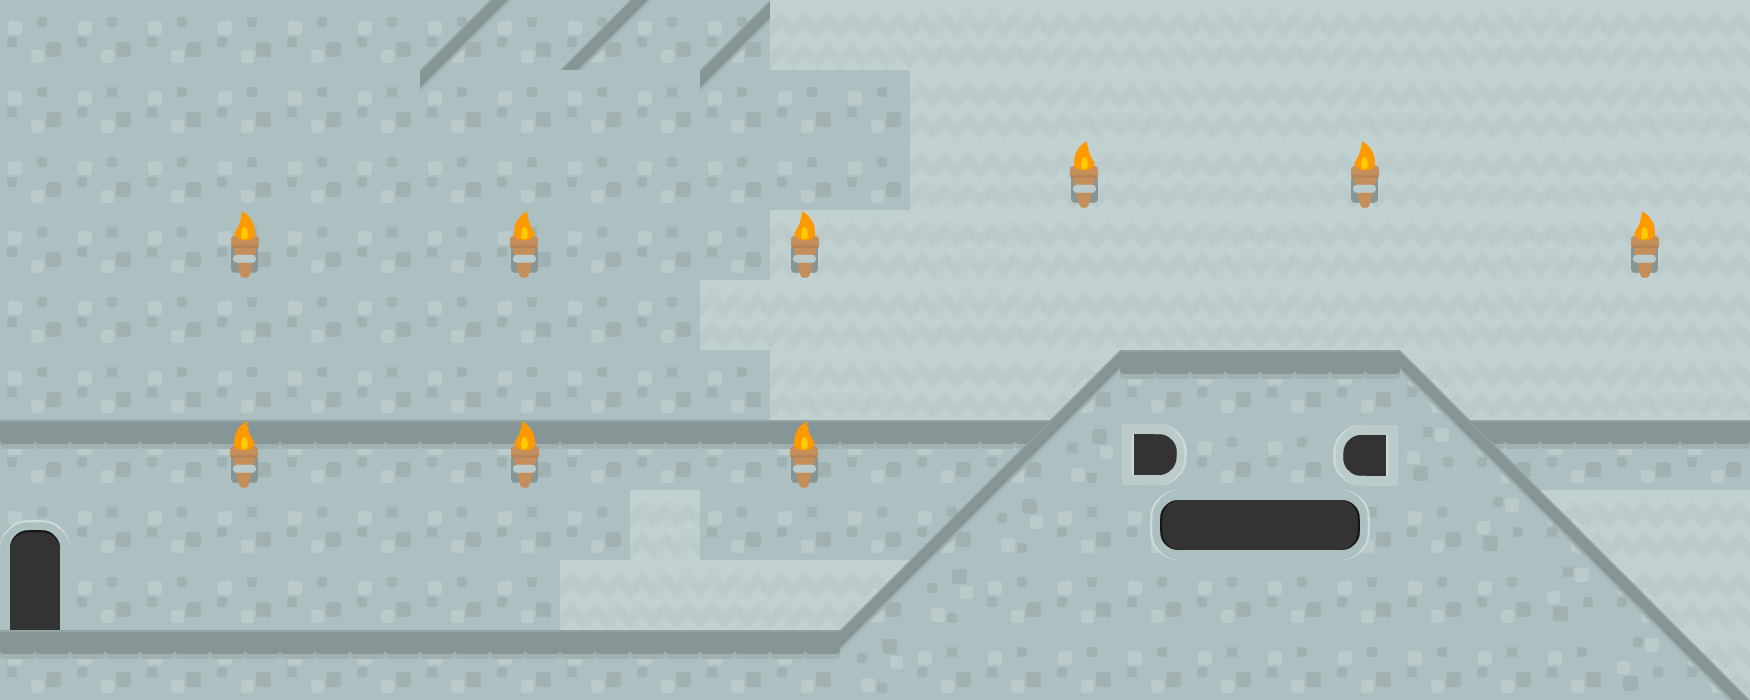

The image is a tile-based game level rendered from a .tmx file. Its description and source (layers, tilesets, objects; grid data summarised) follow:
An orthogonal 25x10 tile map with 70x70 px tiles, 4 tile layers (background2, background1, collisions, foreground), 2 tilesets and 2 objects (2x BadGuy2).

<map version="1.0" orientation="orthogonal" renderorder="right-down" width="25" height="10" tilewidth="70" tileheight="70">
 <tileset firstgid="1" name="background-tiles" tilewidth="70" tileheight="70">
  <image source="../img/background-tiles.png" width="910" height="910" />
 </tileset>
 <tileset firstgid="170" name="meta-tiles" tilewidth="70" tileheight="70">
  <image source="../img/meta-tiles.png" width="350" height="70" />
  <tile id="1">
   <properties>
    <property name="type" value="lslope" />
   </properties>
  </tile>
  <tile id="3">
   <properties>
    <property name="type" value="rslope" />
   </properties>
  </tile>
  <tile id="4">
   <properties>
    <property name="type" value="solid" />
   </properties>
  </tile>
 </tileset>
 <layer name="background2" width="25" height="10">
  <data>[250 cells, 199 non-empty, 2 distinct tile ids]</data>
 </layer>
 <layer name="background1" width="25" height="10">
  <data>[250 cells, 60 non-empty, 7 distinct tile ids]</data>
 </layer>
 <layer name="collisions" width="25" height="10" opacity="0.09">
  <data>[250 cells, 33 non-empty, 3 distinct tile ids]</data>
 </layer>
 <objectgroup name="EnemyEntities">
  <object name="BadGuy2" x="210" y="560" width="630" height="70" />
  <object name="BadGuy2" x="1120" y="281" width="280" height="68" />
 </objectgroup>
 <layer name="foreground" width="25" height="10">
  <data>[250 cells, 48 non-empty, 10 distinct tile ids]</data>
 </layer>
</map>
